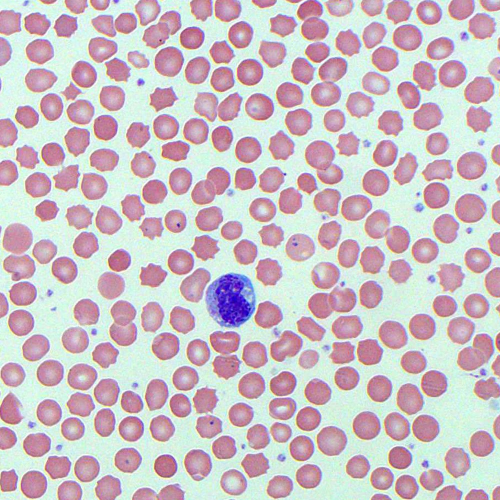
#> input picture imgs/inputs/blood_cells.jpg, 1000 x 1000 px (shown at 1/2 size)
$ python -i functions.py   (imports and definitions only)   (Python 2 division)
#> lines starting #> are read from the running program, lines starting #| are printed output that depends on the picture
from matplotlib import pyplot as plt
import cv2
import numpy as np
import utils


def subplot_images(img_array):
    """
    Muestra la imagen original, la imagen en escala de grises, y la imagen en espacio HSV
    para cada imagen en img_array en un solo gráfico con subplots.

    Args:
        img_array: Lista de paths de las imágenes.
    """
    for image_path in img_array:
        img = cv2.imread(image_path)
        gray_img = cv2.cvtColor(img, cv2.COLOR_BGR2GRAY)
        hsv_img = cv2.cvtColor(img, cv2.COLOR_BGR2HSV)
        plt.figure(figsize=(15, 5))

        # Subplot 1: Imagen original
        plt.subplot(1, 3, 1)
        utils.imshow(img)
        plt.title('Imagen Original')

        # Subplot 2: Imagen en escala de grises
        plt.subplot(1, 3, 2)
        utils.imshow(gray_img, cmap='gray')
        plt.title('Escala de Grises')

        # Subplot 3: Imagen en espacio HSV
        plt.subplot(1, 3, 3)
        utils.imshow(hsv_img, cmap='hsv')
        plt.title('Espacio HSV')

        plt.suptitle(image_path.split("/")[-1], fontsize=16)
        plt.show()


# [143 lines left out: functions subplot_points, subplots_by_color, threshold_image_for_color, box_by_color, not called in this run]

>>> import cv2
>>> picture = cv2.imread('imgs/inputs/blood_cells.jpg', cv2.IMREAD_GRAYSCALE)
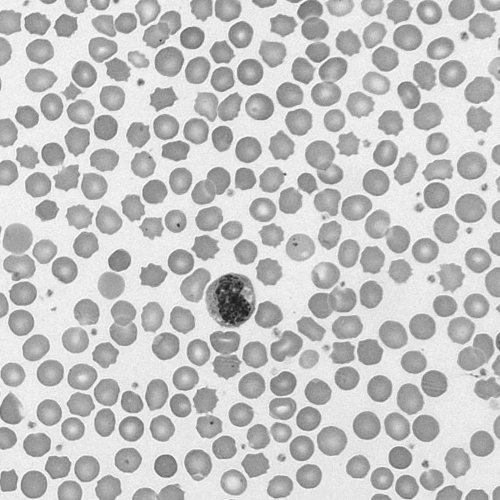
#> picture: shape (1000, 1000) (shown at 1/2 size); min 18, max 255, mean 196.1
#> (the run stopped early here; a loop or call above may not have finished)

$ run again, on imgs/inputs/confites1.jpg
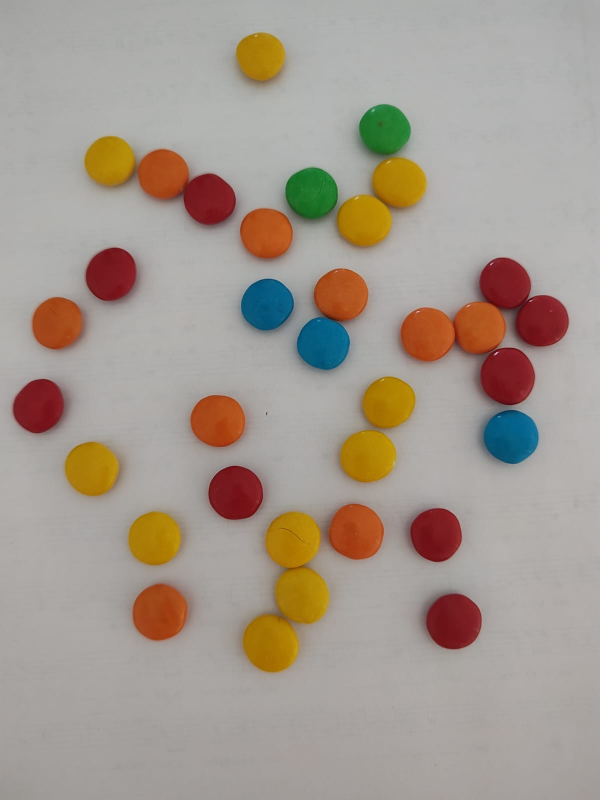
#> input picture imgs/inputs/confites1.jpg, 1200 x 1600 px (shown at 1/2 size)
#> `picture = cv2.imread('imgs/inputs/blood_cells.jpg', cv2.IMREAD_GRAYSCA..`:
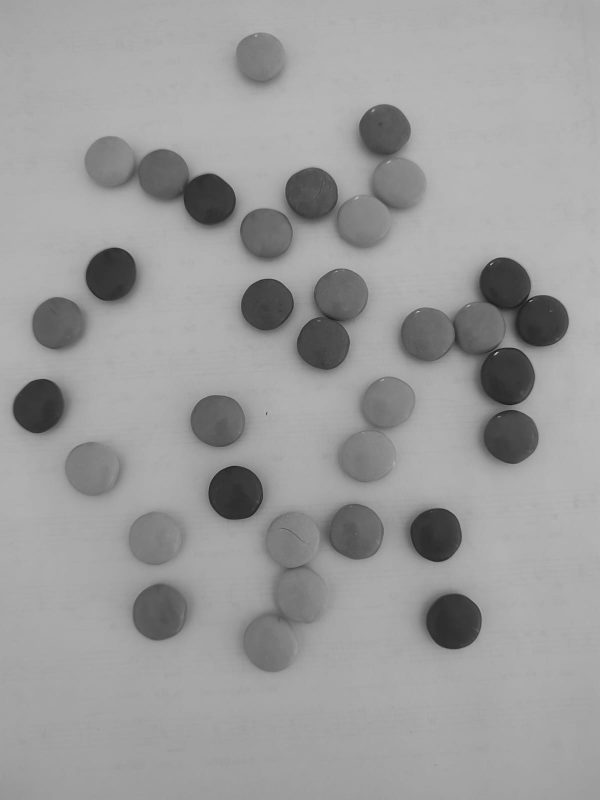
#> picture: shape (1600, 1200) (shown at 1/2 size); min 16, max 217, mean 155.7

$ run again, on imgs/inputs/confites2.jpg
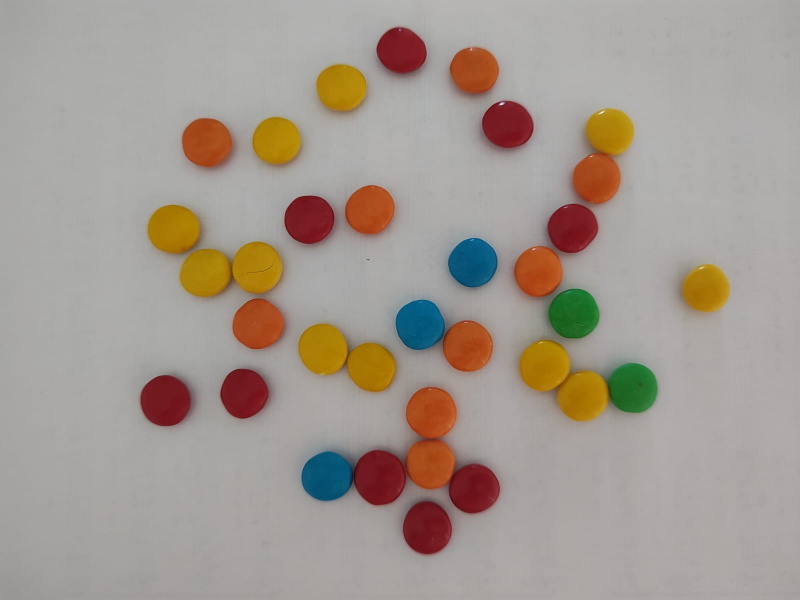
#> input picture imgs/inputs/confites2.jpg, 1600 x 1200 px (shown at 1/2 size)
#> `picture = cv2.imread('imgs/inputs/blood_cells.jpg', cv2.IMREAD_GRAYSCA..`:
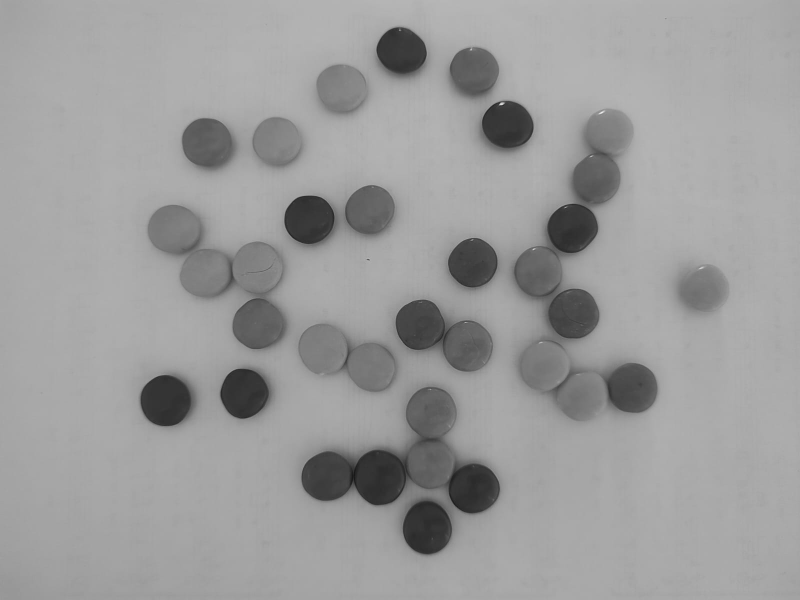
#> picture: shape (1200, 1600) (shown at 1/2 size); min 18, max 251, mean 155.9

$ run again, on imgs/inputs/confites3.jpg
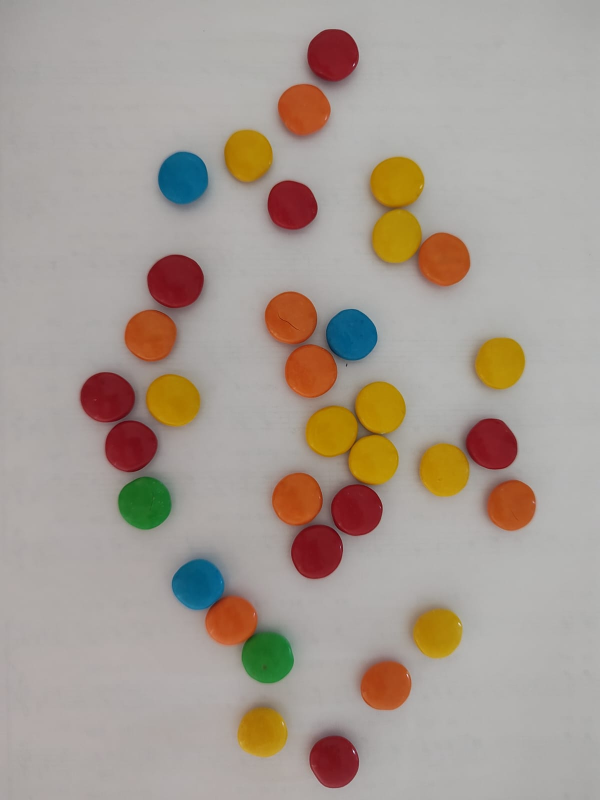
#> input picture imgs/inputs/confites3.jpg, 1200 x 1600 px (shown at 1/2 size)
#> `picture = cv2.imread('imgs/inputs/blood_cells.jpg', cv2.IMREAD_GRAYSCA..`:
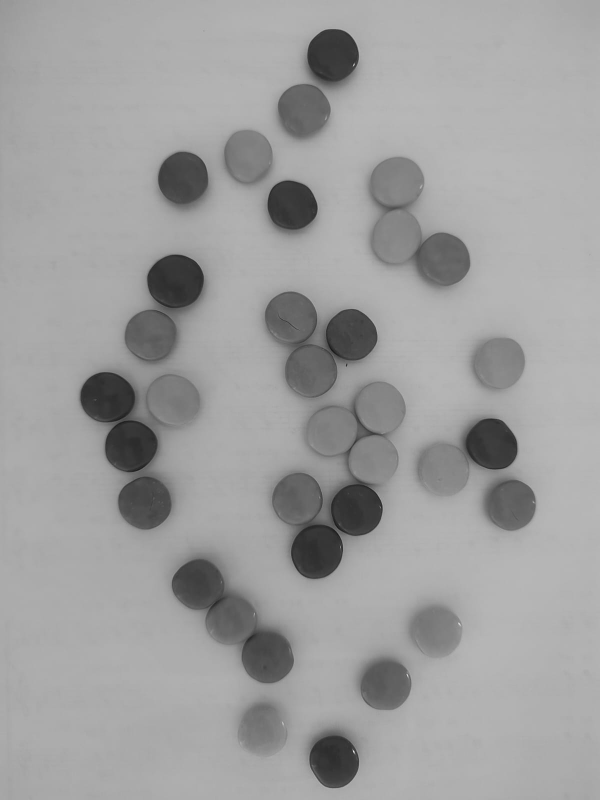
#> picture: shape (1600, 1200) (shown at 1/2 size); min 16, max 255, mean 158.6
